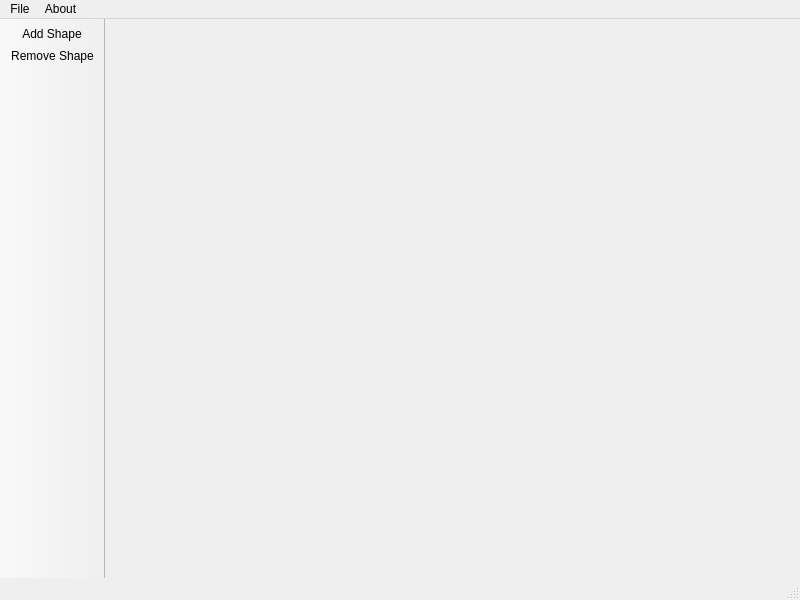
<?xml version="1.0" encoding="UTF-8"?>
<ui version="4.0">
 <class>MainWindow</class>
 <widget class="QMainWindow" name="MainWindow">
  <property name="geometry">
   <rect>
    <x>0</x>
    <y>0</y>
    <width>800</width>
    <height>600</height>
   </rect>
  </property>
  <property name="windowTitle">
   <string>2D Graphics Modeler [Super Scrum]</string>
  </property>
  <widget class="QWidget" name="centralwidget"/>
  <widget class="QMenuBar" name="menubar">
   <property name="geometry">
    <rect>
     <x>0</x>
     <y>0</y>
     <width>800</width>
     <height>25</height>
    </rect>
   </property>
   <widget class="QMenu" name="menuFile">
    <property name="title">
     <string>File</string>
    </property>
    <addaction name="actionLogin"/>
    <addaction name="actionLog_Out"/>
    <addaction name="actionQuit"/>
   </widget>
   <widget class="QMenu" name="menuHelp">
    <property name="title">
     <string>About</string>
    </property>
    <addaction name="actionContact_Us"/>
   </widget>
   <addaction name="menuFile"/>
   <addaction name="menuHelp"/>
  </widget>
  <widget class="QStatusBar" name="statusbar"/>
  <widget class="QToolBar" name="toolBar">
   <property name="windowTitle">
    <string>toolBar</string>
   </property>
   <property name="movable">
    <bool>false</bool>
   </property>
   <attribute name="toolBarArea">
    <enum>LeftToolBarArea</enum>
   </attribute>
   <attribute name="toolBarBreak">
    <bool>false</bool>
   </attribute>
   <addaction name="actionAdd_Shape"/>
   <addaction name="actionRemove_Shape"/>
  </widget>
  <action name="actionLogin">
   <property name="text">
    <string>Log In</string>
   </property>
  </action>
  <action name="actionLog_Out">
   <property name="text">
    <string>Log Out</string>
   </property>
  </action>
  <action name="actionContact_Us">
   <property name="text">
    <string>Contact Us</string>
   </property>
  </action>
  <action name="actionQuit">
   <property name="text">
    <string>Quit</string>
   </property>
  </action>
  <action name="actionAdd_Shape">
   <property name="icon">
    <iconset resource="images.qrc">
     <normaloff>:/new/icons/img/001-add.png</normaloff>
     <normalon>img/001-add.png</normalon>:/new/icons/img/001-add.png</iconset>
   </property>
   <property name="text">
    <string>Add Shape</string>
   </property>
   <property name="toolTip">
    <string>Add Shape</string>
   </property>
  </action>
  <action name="actionRemove_Shape">
   <property name="icon">
    <iconset>
     <normalon>:/new/icons/img/002-cancel.png</normalon>
    </iconset>
   </property>
   <property name="text">
    <string>Remove Shape</string>
   </property>
   <property name="toolTip">
    <string>Remove Shape</string>
   </property>
  </action>
  <action name="actionList_Shapes">
   <property name="icon">
    <iconset>
     <normalon>img/003-list.png</normalon>
    </iconset>
   </property>
   <property name="text">
    <string>List Shapes</string>
   </property>
   <property name="toolTip">
    <string>List Shapes</string>
   </property>
  </action>
  <action name="actionMove_Shape">
   <property name="icon">
    <iconset>
     <normalon>img/004-edit.png</normalon>
    </iconset>
   </property>
   <property name="text">
    <string>Move Shape</string>
   </property>
   <property name="toolTip">
    <string>Move Shape</string>
   </property>
  </action>
 </widget>
 <resources>
  <include location="images.qrc"/>
 </resources>
 <connections/>
</ui>
